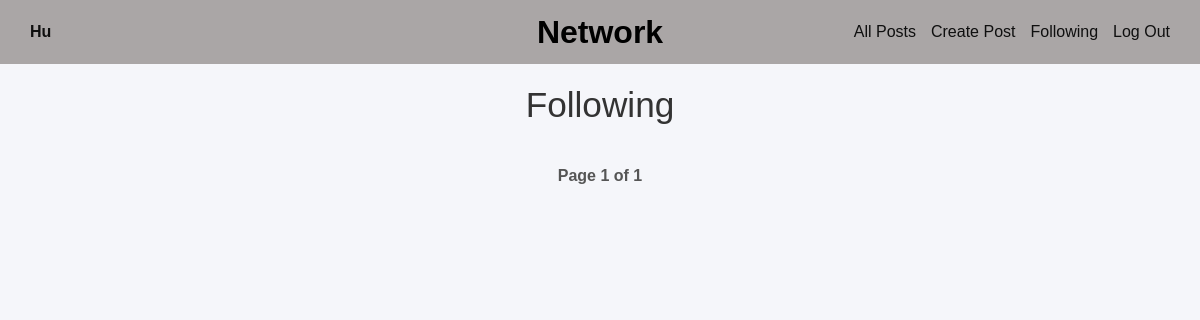
The page /following (signed in) on the database as committed earlier.
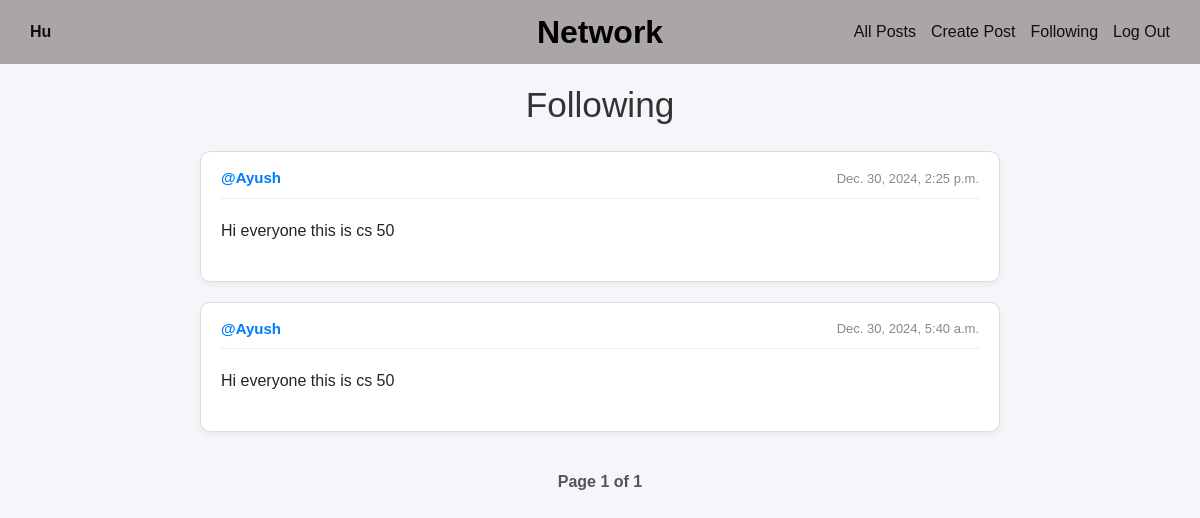
The same page on the database as committed later.
### network/models.py (models this page shows, shortened)
class Post(models.Model):
    content = models.CharField(max_length=140)
    user = models.ForeignKey(User, on_delete=models.CASCADE, related_name="author")
    date=models.DateTimeField(auto_now_add=True)

class User(AbstractUser):
    pass

### network/views.py (the view)
# urls.py: path("following",views.following,name="following"),
def following(request):
    currentUser=User.objects.get(pk=request.user.id)
    followingPeople = Follow.objects.filter(user=currentUser)
    allPosts = Post.objects.all().order_by('id').reverse()
    followingPosts =[]
    for post in allPosts:
        for person in followingPeople:
            if person.user_follower == post.user:
                followingPosts.append(post)
    paginator = Paginator(followingPosts, 3)
    page_number = request.GET.get('page')
    posts_of_the_page = paginator.get_page(page_number)
    return render(request, "network/following.html",{
        "posts_of_the_page":posts_of_the_page
        })

### network/templates/network/following.html (shortened to what this page needs)
{% extends "network/layout.html" %}
{% block body %}
<div class="container">
<h1 class="page-title">Following</h1>
    {% for post in posts_of_the_page %}
    <div class="post-card">
      <div class="post-header">
        <strong><a href="{% url 'profile' user_id=post.user.id %}">@{{ post.user }}</a></strong>
        <span class="post-date">{{post.date}}</span>
      </div>
      <div id="content_{{post.id}}" class="post-content">
        {{post.content}}
      </div>
    </div>
    {% endfor %}
    <div class="pagination">
      <ul class="pagination-list">
            <li class="current-page">Page {{ posts_of_the_page.number }} of {{ posts_of_the_page.paginator.num_pages }}</li>
      </ul>
    </div>
</div>
{% endblock %}

Rows that differ between the two databases and show on the page:
added Post: user "Ayush", date "Dec. 30, 2024, 2:25 p.m.", content "Hi everyone this is cs 50"
now on this page (row unchanged): Post: user "Ayush", date "Dec. 30, 2024, 5:40 a.m.", content "Hi everyone this is cs 50"
